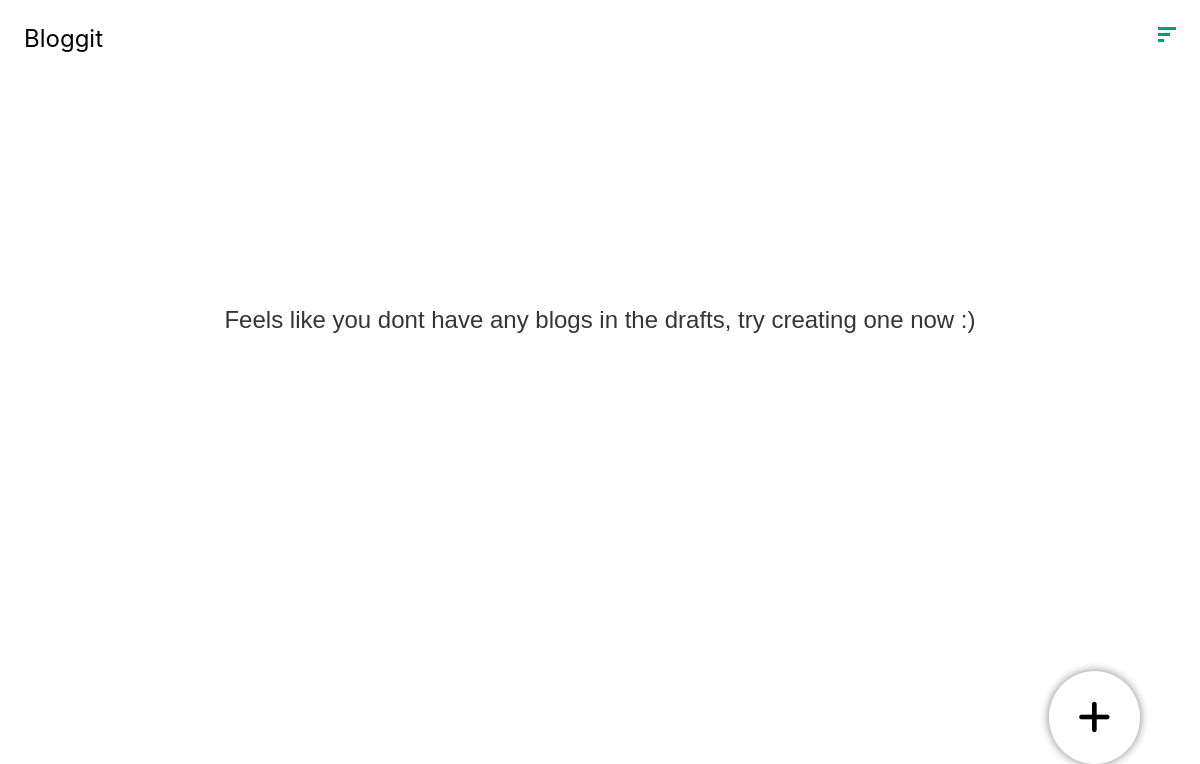
Page /drafts (signed in) on the earlier database version.
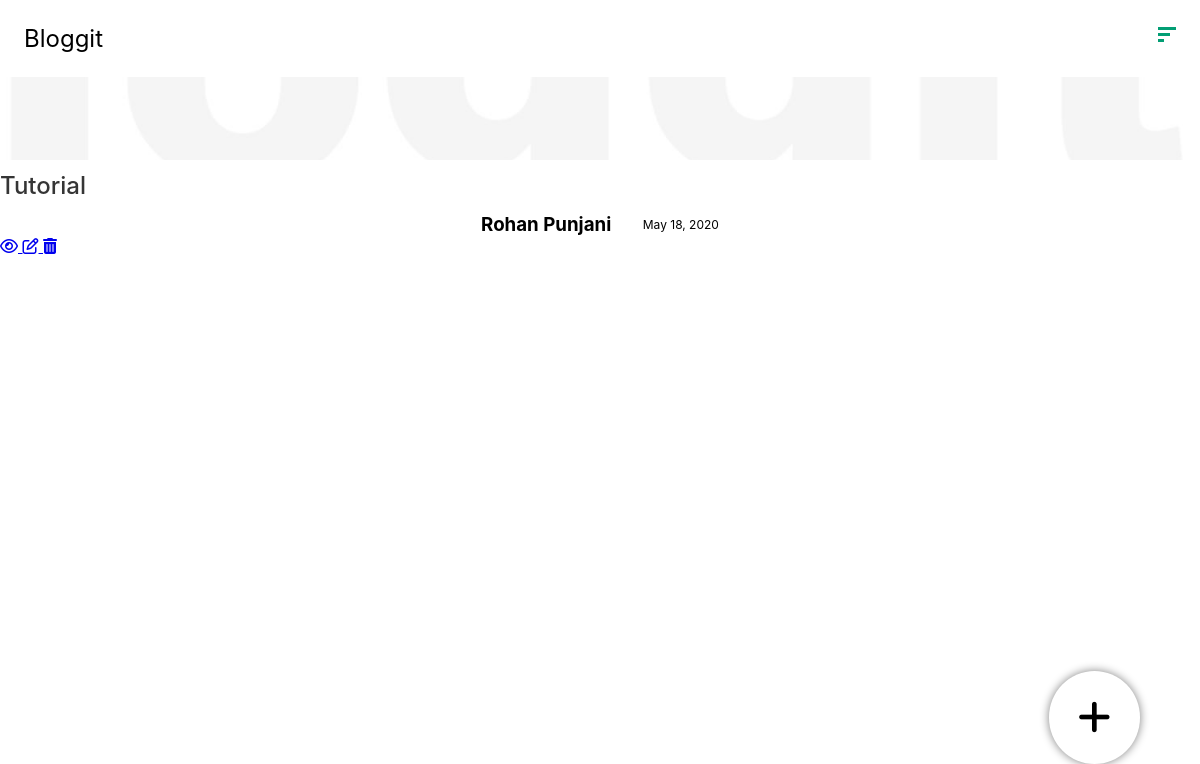
Same page on the later database version.
### blog/models.py (models this page shows, shortened)
class blog(models.Model):
    user = models.ForeignKey(User, on_delete=models.CASCADE)
    heading = models.CharField(max_length=100)
    cover_img = models.ImageField(upload_to='blog_covers/%y/%m/%d', default='blog_covers/img5.jpg')
    isPublished = models.BooleanField(default=False)
    created_at = models.DateTimeField(auto_now_add=True)
    updated_at = models.DateTimeField(auto_now=True)
    views = models.IntegerField(default=0)

### blog/views.py (the view)
# urls.py: path('drafts', views.drafts, name='drafts'),
def drafts(request):
    if(request.user.is_authenticated):
        user = request.user
        if request.method == 'POST':
            cover_img = request.FILES['cover_img']
            title = request.POST['title']
            blog = user.blog_set.create(heading=title, cover_img=cover_img) #creates a new blog
        drafts = user.blog_set.filter(isPublished=False).order_by('-id')
        return render(request, 'drafts.html', {
            'drafted_feeds': drafts,
        })
    else:
        return redirect('/')

### blog/archives/templates/drafts.html (shortened to what this page needs)
<!DOCTYPE html>
<html lang="en">
<head>
    {% load static %}
    <link rel="stylesheet" href="{% static 'styles/nav.css' %}">
    <link rel="stylesheet" href="{% static 'styles/feed.css' %}">
    <link rel="stylesheet" href="{% static 'styles/new_blog.css' %}">
</head>
<body>
    <nav class="outer_nav">
        <li><a href="../">Bloggit</a></li>
        <li class="burger" state="ham">
            <div class="bar bar1"></div>
            <div class="bar bar2"></div>
            <div class="bar bar3"></div>
        </li>
    </nav>
    {% if drafted_feeds %}
        <div class="feed_container">
            {% for feed in drafted_feeds %}
                <div class="feed">
                    <div class="feed_img">
                        <img src="{{feed.cover_img.url}}" height="300" alt="Blog Image">
                    </div>
                    <div class="feed_main content">
                        <div class="feed_heading">
                            <h1>{{feed.heading}}</h1>
                        </div>
                        <div class="feed_footer">
                            <div class="post_author_name" style="display: flex;justify-content: center; align-items: center;">
                                <h3>{{feed.user.first_name}} {{feed.user.last_name}}</h3>
                                <p>{{feed.updated_at.date}}</p>
                            </div>
                        </div>
                    </div>
                    <div class="feed_main btns">
                        <div class="feed_footer">
                            <div class="btn_container">
                                <a class="button bg_transparent" href="view/{{feed.id}}">
                                    <i class="far fa-eye"></i>
                                </a>
                                <a class="button bg_transparent" href="edit/{{feed.id}}">
                                    <i class="far fa-edit"></i>
                                </a>
                                <a class="button bg_transparent" href="delete/{{feed.id}}">
                                    <i class="fa fa-trash"></i>
                                </a>
                            </div>
                        </div>
                    </div>
                </div>
            {% endfor %}
        </div>
    {% else %}
        <div class="empty_container">
            <h1>
                Feels like you dont have any blogs in the drafts, try creating one now :)
            </h1>
        </div>
    {% endif %}
    <div class="floating_btn_container">
        <a class="button round add_btn" state="plus">
            <i class="fa fa-plus" aria-hidden="true"></i>
        </a>
    </div>
</body>
</html>

Differences in the rows shown:
now on this page (row edited): blog: cover_img (picture), heading "Tutorial", user.first_name "Rohan", user.last_name "Punjani", updated_at "May 18, 2020"
Other differences:
text no longer shown: "Feels like you dont have any blogs in the drafts, try creating one now :)"
